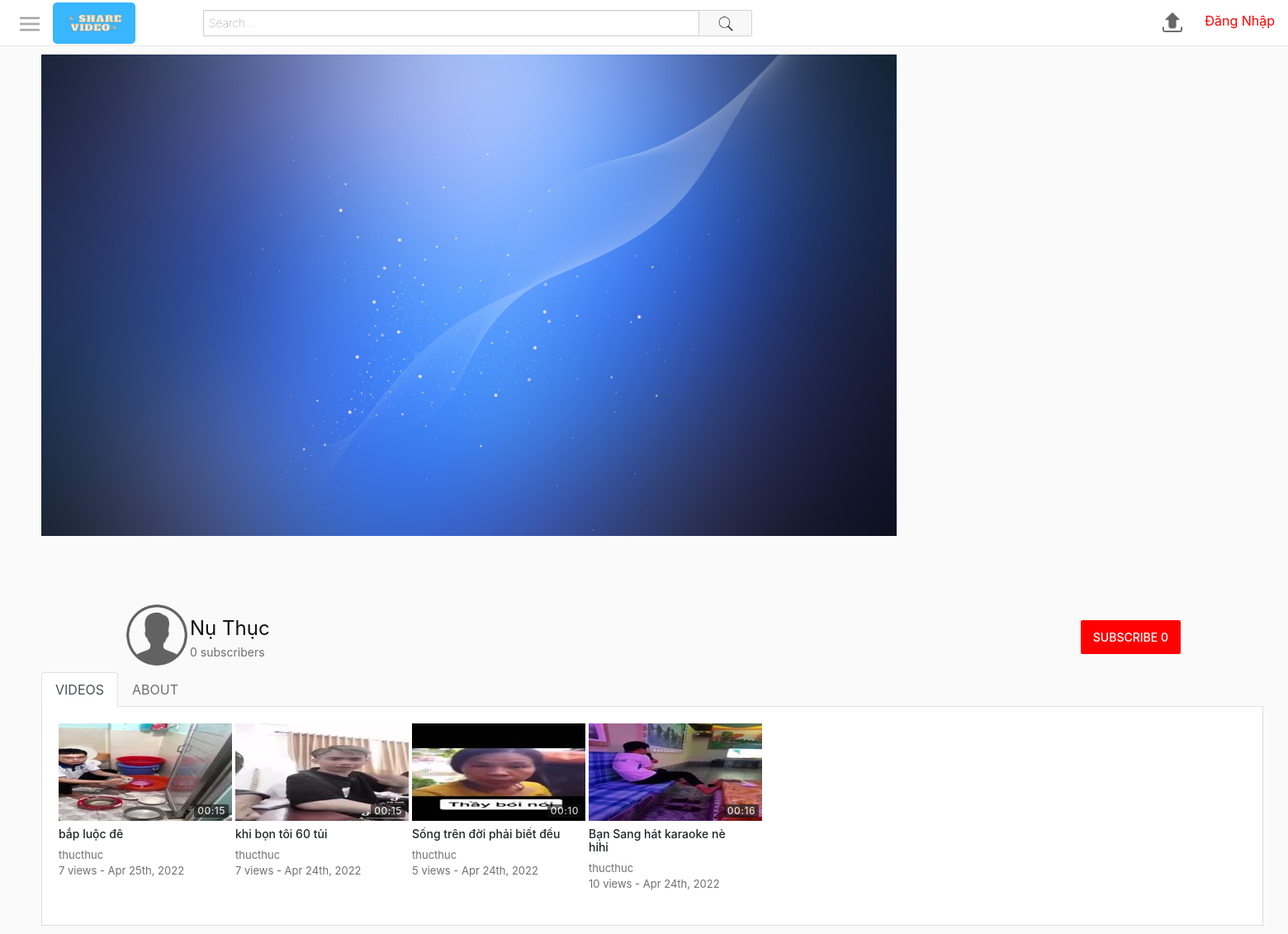
Screenshot of /profile.php?username=thucthuc with the database file from the repository.
### tables this page shows
CREATE TABLE `users` (
  `id` int(11) NOT NULL,
  `firstName` varchar(25) NOT NULL,
  `lastName` varchar(25) NOT NULL,
  `username` varchar(25) NOT NULL,
  `email` varchar(100) NOT NULL,
  `password` varchar(255) NOT NULL,
  `signUpDate` datetime NOT NULL DEFAULT current_timestamp(),
  `profilePic` varchar(255) NOT NULL
);

CREATE TABLE `videos` (
  `id` int(11) NOT NULL,
  `uploadedBy` varchar(50) NOT NULL,
  `title` varchar(70) NOT NULL,
  `description` varchar(1000) NOT NULL,
  `privacy` int(11) NOT NULL,
  `filePath` varchar(250) NOT NULL,
  `category` int(11) NOT NULL,
  `uploadDate` datetime NOT NULL DEFAULT current_timestamp(),
  `views` int(11) NOT NULL,
  `duration` varchar(10) NOT NULL
);

CREATE TABLE `thumbnails` (
  `id` int(11) NOT NULL,
  `videoId` int(11) NOT NULL,
  `filePath` varchar(250) NOT NULL,
  `selected` int(11) NOT NULL
);

### includes/classes/User.php (called while the page is built, shortened)
<?php
class User {
    private $con, $sqlData;
    public function __construct($con, $username) {
        $this->con = $con;
        $query = $this->con->prepare("SELECT * FROM users WHERE username = :un");
        $query->bindParam(":un", $username);
        $query->execute();
        $this->sqlData = $query->fetch(PDO::FETCH_ASSOC);
    }
    public static function isLoggedIn() {
        return isset($_SESSION["userLoggedIn"]);
    }
    public function getUsername() {
        return $this->sqlData["username"] ?? 'default value';
    }
    public function getName() {
        return $this->sqlData["firstName"] . " " . $this->sqlData["lastName"];
    }
    public function getProfilePic() {
        return $this->sqlData["profilePic"]  ?? 'default value';
    }
    public function isSubscribedTo($userTo) {
        $query = $this->con->prepare("SELECT * FROM subscribers WHERE userTo=:userTo AND userFrom=:userFrom");
        $query->bindParam(":userTo", $userTo);
        $query->bindParam(":userFrom", $username);
        $username = $this->getUsername();
        $query->execute();
        return $query->rowCount() > 0;
    }
    public function getSubscriberCount() {
        $query = $this->con->prepare("SELECT * FROM subscribers WHERE userTo=:userTo");
        $query->bindParam(":userTo", $username);
        $username = $this->getUsername();
        $query->execute();
        return $query->rowCount();
    }
}
?>

### includes/classes/ProfileData.php (called while the page is built, shortened)
<?php
class ProfileData {
    private $con, $profileUserObj;
    public function __construct($con, $profileUsername) {
        $this->con = $con;
        $this->profileUserObj = new User($con, $profileUsername);
    }
    public function getProfileUserObj() {
        return $this->profileUserObj;
    }
    public function getProfileUsername() {
        return $this->profileUserObj->getUsername();
    }
    public function getCoverPhoto() {
        return "assets/images/coverPhotos/default-cover-photo.jpg";
    }
    public function getProfileUserFullName() {
        return $this->profileUserObj->getName();
    }
    public function getProfilePic() {
        return $this->profileUserObj->getProfilePic();
    }
    public function getSubscriberCount() {
        return $this->profileUserObj->getSubscriberCount();
    }
    public function getUsersVideos() {
        $query = $this->con->prepare("SELECT * FROM videos WHERE uploadedBy=:uploadedBy ORDER BY uploadDate DESC");
        $query->bindParam(":uploadedBy", $username);
        $query->execute();
        $videos = array();
        while($row = $query->fetch(PDO::FETCH_ASSOC)) {
            $videos[] = new Video($this->con, $row, $this->profileUserObj->getUsername());
        }
        return $videos;
    }
}
?>

### includes/classes/Video.php (called while the page is built, shortened)
<?php
class Video {
    private $con, $sqlData, $userLoggedInObj;
    public function __construct($con, $input, $userLoggedInObj) {
        $this->con = $con;
        if(is_array($input)) {
            $this->sqlData = $input;
        }
        else {
            $query = $this->con->prepare("SELECT * FROM videos WHERE id = :id");
            $query->bindParam(":id", $input);
            $query->execute();
            $this->sqlData = $query->fetch(PDO::FETCH_ASSOC);
        }
    }
    public function getId() {
        return $this->sqlData["id"];
    }
    public function getUploadedBy() {
        return $this->sqlData["uploadedBy"];
    }
    public function getTitle() {
        return $this->sqlData["title"];
    }
    public function getTimeStamp() {
        $date = $this->sqlData["uploadDate"];
        return date("M jS, Y", strtotime($date));
    }
    public function getViews() {
        return $this->sqlData["views"];
    }
    public function getDuration() {
        return $this->sqlData["duration"];
    }
    public function getThumbnail() {
        $query = $this->con->prepare("SELECT filePath FROM thumbnails WHERE videoId=:videoId AND selected=1");
        $query->bindParam(":videoId", $videoId);
        $videoId = $this->getId();
        $query->execute();
        return $query->fetchColumn();
    }
}
?>

### includes/classes/VideoGridItem.php (the view)
<?php
class VideoGridItem {
    private $video, $largeMode;
    public function __construct($video, $largeMode) {
        $this->video = $video;
        $this->largeMode = $largeMode;
    }
    public function create() {
        $thumbnail = $this->createThumbnail();
        $details = $this->createDetails();
        $url = "watch.php?id=" . $this->video->getId();
        return "<a href='$url'>
                    <div class='videoGridItem'>
                        $thumbnail
                        $details
                    </div>
                </a>";
    }
    private function createThumbnail() {
        $thumbnail = $this->video->getThumbnail();
        $duration = $this->video->getDuration();
        return "<div class='thumbnail'>
                    <img src='$thumbnail'>
                    <div class='duration'>
                        <span>$duration</span>
                    </div>
                </div>";
    }
    private function createDetails() {
        $title = $this->video->getTitle();
        $username = $this->video->getUploadedBy();
        $views = $this->video->getViews();
        $description = $this->createDescription();
        $timestamp = $this->video->getTimeStamp();
        return "<div class='details'>
                    <h3 class='title'>$title</h3>
                    <span class='username'>$username</span>
                    <div class='stats'>
                        <span class='viewCount'>$views views - </span>
                        <span class='timeStamp'>$timestamp</span>
                    </div>
                    $description
                </div>";
    }
    private function createDescription() {
        if(!$this->largeMode) {
            return "";
        }
        else {
            $description = $this->video->getDescription();
            $description = (strlen($description) > 350) ? substr($description, 0, 347) . "..." : $description;
            return "<span class='description'>$description</span>";
        }
    }
}
?>

### includes/classes/ProfileGenerator.php (shortened to what this page needs)
<?php
require_once("ProfileData.php");
class ProfileGenerator {
    private $con, $userLoggedInObj, $profileData;
    public function __construct($con, $userLoggedInObj, $profileUsername) {
        $this->con = $con;
        $this->userLoggedInObj = $userLoggedInObj;
        $this->profileData = new ProfileData($con, $profileUsername);
    }
    public function create() {
        $coverPhotoSection = $this->createCoverPhotoSection();
        $headerSection = $this->createHeaderSection();
        $tabsSection = $this->createTabsSection();
        $contentSection = $this->createContentSection();
        return "<div class='profileContainer'>
                    $coverPhotoSection
                    $headerSection
                    $tabsSection
                    $contentSection
                </div>";
    }
    public function createCoverPhotoSection() {
        $coverPhotoSrc = $this->profileData->getCoverPhoto();
        $name = $this->profileData->getProfileUserFullName();
        return "<div class='coverPhotoContainer'>
                    <img src='$coverPhotoSrc' class='coverPhoto'>
                    <span class='channelName'>$name</span>
                </div>";
    }
    public function createHeaderSection() {
        $profileImage = $this->profileData->getProfilePic();
        $name = $this->profileData->getProfileUserFullName();
        $subCount = $this->profileData->getSubscriberCount();
        $button = $this->createHeaderButton();
        return "<div class='profileHeader'>
                    <div class='userInfoContainer'>
                        <img class='profileImage' src='$profileImage'>
                        <div class='userInfo'>
                            <span class='title'>$name</span>
                            <span class='subscriberCount'>$subCount subscribers</span>
                        </div>
                    </div>
                    <div class='buttonContainer'>
                        <div class='buttonItem'>
                            $button
                        </div>
                    </div>
                </div>";
    }
    public function createTabsSection() {
        return "<ul class='nav nav-tabs' role='tablist'>
                    <li class='nav-item'>
                    <a class='nav-link active' id='videos-tab' data-toggle='tab'
                        href='#videos' role='tab' aria-controls='videos' aria-selected='true'>VIDEOS</a>
                    </li>
                    <li class='nav-item'>
                    <a class='nav-link' id='about-tab' data-toggle='tab' href='#about' role='tab'
                        aria-controls='about' aria-selected='false'>ABOUT</a>
                    </li>
                </ul>";
    }
    public function createContentSection() {
        $videos = $this->profileData->getUsersVideos();
        if(sizeof($videos) > 0) {
            $videoGrid = new VideoGrid($this->con, $this->userLoggedInObj);
            $videoGridHtml = $videoGrid->create($videos, null, false);
        }
        else {
            $videoGridHtml = "<span>This user has no videos</span>";
        }
        $aboutSection = $this->createAboutSection();
        return "<div class='tab-content channelContent'>
                    <div class='tab-pane fade show active' id='videos' role='tabpanel' aria-labelledby='videos-tab'>
                        $videoGridHtml
                    </div>
                    <div class='tab-pane fade' id='about' role='tabpanel' aria-labelledby='about-tab'>
                        $aboutSection
                    </div>
                </div>";
    }
    private function createHeaderButton() {
        if($this->userLoggedInObj->getUsername() == $this->profileData->getProfileUsername()) {
            return "";
        }
        else {
            return ButtonProvider::createSubscriberButton(
                        $this->con,
                        $this->profileData->getProfileUserObj(),
                        $this->userLoggedInObj);
        }
    }
    private function createAboutSection() {
        $html = "<div class='section'>
                    <div class='title'>
                        <span>Details</span>
                    </div>
                    <div class='values'>";
        $details = $this->profileData->getAllUserDetails();
        foreach($details as $key => $value) {
            $html .= "<span>$key: $value</span>";
        }
        $html .= "</div></div>";
        return $html;
    }
}
?>

### includes/classes/VideoGrid.php (shortened to what this page needs)
<?php
class VideoGrid {
    private $largeMode = false;
    private $gridClass = "videoGrid";
    public function create($videos, $title, $showFilter) {
        if($videos == null) {
            $gridItems = $this->generateItems();
        }
        else {
            $gridItems = $this->generateItemsFromVideos($videos);
        }
        $header = "";
        return "$header
                <div class='$this->gridClass'>
                    $gridItems
                </div>";
    }
    public function generateItemsFromVideos($videos) {
        $elementsHtml = "";
        foreach($videos as $video) {
            $item = new VideoGridItem($video, $this->largeMode);
            $elementsHtml .= $item->create();
        }
        return $elementsHtml;
    }
}
?>

### assets/css/style.css (style rules this page uses)
html, body { height: 100%; padding: 0; margin: 0; }
.videoGrid { display: flex; flex-wrap: wrap; }
.videoGridItem { height: 200px; margin-right: 4px; margin-bottom: 24px; }
.videoGridItem .thumbnail { width: 210px; height: 118px; position: relative; }
.videoGridItem .thumbnail img { width: 100%; height: 100%; }
.videoGridItem .thumbnail .duration { bottom: 0; right: 0; position: absolute; margin: 4px; color: #fff; background-color: rgba(17,17,17,0.8); opacity: 0.8; padding: 2px 4px; border-radius: 2px; letter-spacing: 0.5px; font-size: 12px; font-weight: 500; line-height: 12px; }
.videoGridItem .details { padding-right: 24px; position: relative; cursor: pointer; display: flex; flex-direction: column; width: 210px; }
.videoGridItem .details .title { margin: 8px 0; max-height: 32px; overflow: hidden; font-size: 14px; font-weight: 500; line-height: 16px; color: #212529; }
.videoGridItem .details .username, .videoGridItem .details .stats { color: rgba(17,17,17,0.6); font-size: 13px; overflow-x: hidden; text-overflow: ellipsis; white-space: nowrap; }
.profileContainer { display: flex; flex-direction: column; width: 100%; }
.coverPhotoContainer { height: 200px; flex: 1; position: relative; }
.coverPhotoContainer .coverPhoto { width: 70%; object-fit: cover; max-height: 90%; vertical-align: middle; }
.coverPhotoContainer .channelName { position: absolute; top: calc(50% - 40px); font-size: 50px; color: #fff; text-align: center; width: 100%; letter-spacing: 5px; }
.profileHeader { padding: 15px 100px 0 100px; display: flex; height: 100px; }
.userInfoContainer { flex: 1; display: flex; }
.profileHeader .userInfoContainer .profileImage { height: 80px; width: 80px; }
.profileHeader .userInfo { flex: 1; display: flex; flex-direction: column; justify-content: center; }
.profileHeader .userInfo .title { font-size: 24px; font-weight: 400; color: #111; }
.profileHeader .userInfo .subscriberCount { font-size: 14px; color: rgba(17,17,17,0.6); }
.profileHeader .buttonContainer { flex: 1; display: flex; justify-content: flex-end; }
.profileHeader .buttonContainer .buttonItem { align-items: center; display: flex; }
.profileContainer .channelContent { padding: 20px; background-color: #fff; border: 1px solid #ddd; border-top: none; }
.nav-item a { color: rgba(17,17,17,0.6); }

### rows the page displays
users: profilePic (placeholder picture), name "Nụ Thục"
videos: thumbnails.filePath (picture), duration "00:15", title "bắp luộc đê", uploadedBy "thucthuc", views "7", uploadDate "Apr 25th, 2022"
videos: thumbnails.filePath (picture), duration "00:15", title "khi bọn tôi 60 tủi", uploadedBy "thucthuc", views "7", uploadDate "Apr 24th, 2022"
videos: thumbnails.filePath (picture), duration "00:10", title "Sống trên đời phải biết đều", uploadedBy "thucthuc", views "5", uploadDate "Apr 24th, 2022"
videos: thumbnails.filePath (picture), duration "00:16", title "Bạn Sang hát karaoke nè hihi", uploadedBy "thucthuc", views "10", uploadDate "Apr 24th, 2022"

### other values shown
$subCount "0"
$text "SUBSCRIBE 0"
